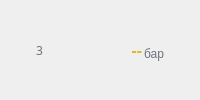
                  <widget class="QFrame" name="frame_pressureSensor_3">
                   <property name="sizePolicy">
                    <sizepolicy hsizetype="Maximum" vsizetype="Preferred">
                     <horstretch>0</horstretch>
                     <verstretch>0</verstretch>
                    </sizepolicy>
                   </property>
                   <property name="frameShape">
                    <enum>QFrame::Shape::NoFrame</enum>
                   </property>
                   <layout class="QHBoxLayout" name="horizontalLayout_39">
                    <property name="spacing">
                     <number>5</number>
                    </property>
                    <property name="leftMargin">
                     <number>0</number>
                    </property>
                    <property name="topMargin">
                     <number>0</number>
                    </property>
                    <property name="rightMargin">
                     <number>0</number>
                    </property>
                    <property name="bottomMargin">
                     <number>0</number>
                    </property>
                    <item>
                     <widget class="QLabel" name="label_numPressureSensor_3">
                      <property name="sizePolicy">
                       <sizepolicy hsizetype="Maximum" vsizetype="Preferred">
                        <horstretch>0</horstretch>
                        <verstretch>0</verstretch>
                       </sizepolicy>
                      </property>
                      <property name="font">
                       <font>
                        <family>JetBrains Mono</family>
                       </font>
                      </property>
                      <property name="styleSheet">
                       <string notr="true">color: #6B7280;</string>
                      </property>
                      <property name="text">
                       <string>3</string>
                      </property>
                     </widget>
                    </item>
                    <item>
                     <widget class="QFrame" name="frame_pressureSensor_3_Card">
                      <property name="sizePolicy">
                       <sizepolicy hsizetype="Maximum" vsizetype="Maximum">
                        <horstretch>0</horstretch>
                        <verstretch>0</verstretch>
                       </sizepolicy>
                      </property>
                      <property name="frameShape">
                       <enum>QFrame::Shape::NoFrame</enum>
                      </property>
                      <layout class="QHBoxLayout" name="horizontalLayout_46">
                       <property name="spacing">
                        <number>2</number>
                       </property>
                       <property name="leftMargin">
                        <number>0</number>
                       </property>
                       <property name="topMargin">
                        <number>0</number>
                       </property>
                       <property name="rightMargin">
                        <number>0</number>
                       </property>
                       <property name="bottomMargin">
                        <number>0</number>
                       </property>
                       <item>
                        <widget class="QLabel" name="label_pressureSensor_3_Value">
                         <property name="sizePolicy">
                          <sizepolicy hsizetype="Maximum" vsizetype="Maximum">
                           <horstretch>0</horstretch>
                           <verstretch>0</verstretch>
                          </sizepolicy>
                         </property>
                         <property name="minimumSize">
                          <size>
                           <width>58</width>
                           <height>0</height>
                          </size>
                         </property>
                         <property name="font">
                          <font>
                           <family>JetBrains Mono</family>
                           <pointsize>12</pointsize>
                           <bold>true</bold>
                          </font>
                         </property>
                         <property name="styleSheet">
                          <string notr="true">color: #D3BB2A;</string>
                         </property>
                         <property name="text">
                          <string>--</string>
                         </property>
                         <property name="alignment">
                          <set>Qt::AlignmentFlag::AlignRight|Qt::AlignmentFlag::AlignTrailing|Qt::AlignmentFlag::AlignVCenter</set>
                         </property>
                        </widget>
                       </item>
                       <item>
                        <widget class="QLabel" name="label_pressureSensor_3_Unit">
                         <property name="sizePolicy">
                          <sizepolicy hsizetype="Maximum" vsizetype="Preferred">
                           <horstretch>0</horstretch>
                           <verstretch>0</verstretch>
                          </sizepolicy>
                         </property>
                         <property name="layoutDirection">
                          <enum>Qt::LayoutDirection::LeftToRight</enum>
                         </property>
                         <property name="styleSheet">
                          <string notr="true">color: #6B7280;</string>
                         </property>
                         <property name="text">
                          <string>бар</string>
                         </property>
                         <property name="alignment">
                          <set>Qt::AlignmentFlag::AlignBottom|Qt::AlignmentFlag::AlignLeading|Qt::AlignmentFlag::AlignLeft</set>
                         </property>
                        </widget>
                       </item>
                      </layout>
                     </widget>
                    </item>
                   </layout>
                  </widget>
